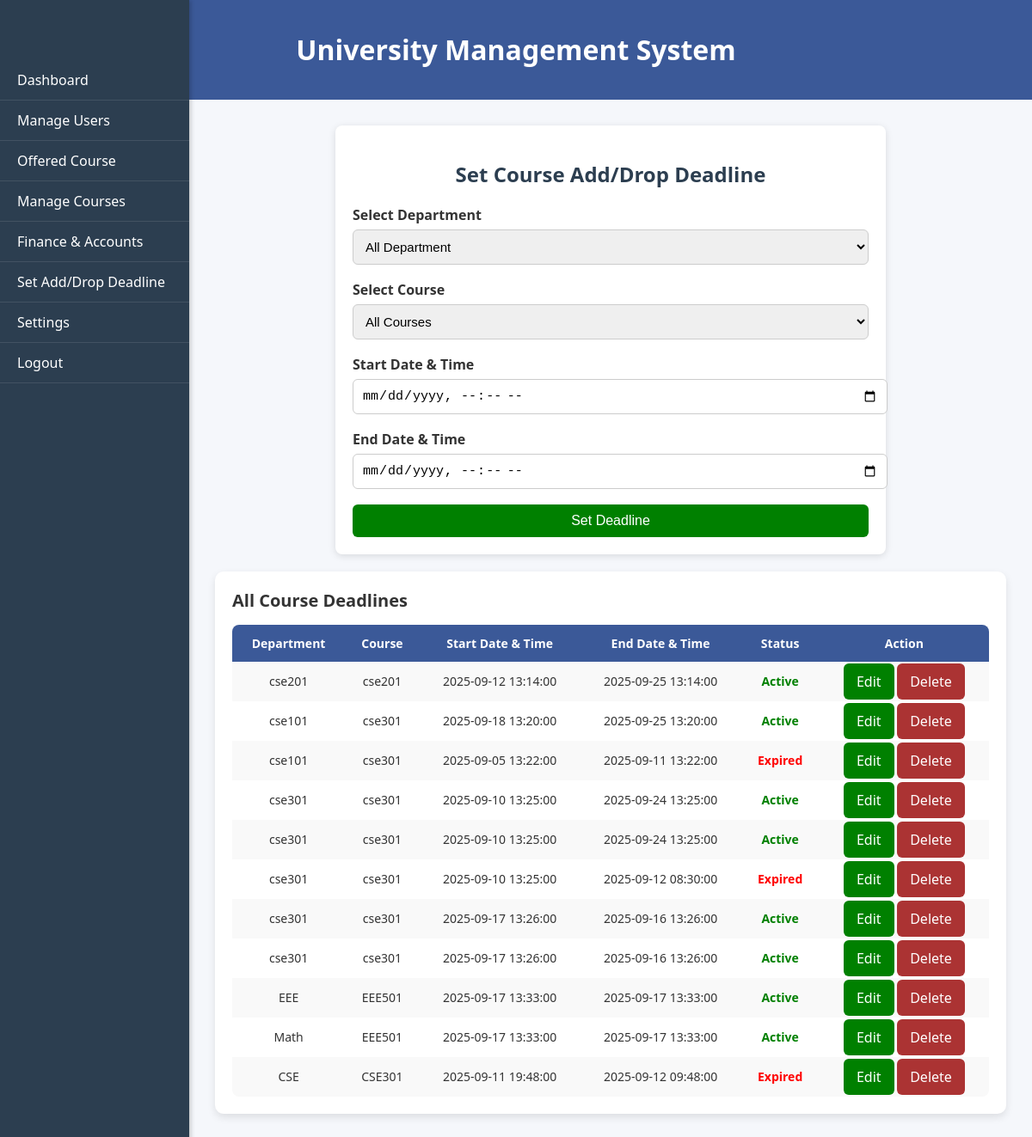
The app's page /Admin/view/ManageCourse.php with its own data.
### tables this page shows
CREATE TABLE `add_drop_deadline` (
  `id` int(11) NOT NULL,
  `department` varchar(50) NOT NULL,
  `course` varchar(100) NOT NULL,
  `start_date` datetime NOT NULL,
  `end_date` datetime NOT NULL,
  `status` varchar(200) NOT NULL DEFAULT 'Active'
);

### Admin/view/ManageCourse.php (the view, shortened to what this page needs)
<!DOCTYPE html>
<head>
  <link rel="stylesheet" href="../css/style.css">
  <link rel="stylesheet" href="../css/AddDropDeadline.css">
  <link rel="stylesheet" href="../css/DeadlineTableShow.css">
</head>
<body>
  <header>
    <h1>University Management System</h1>
  </header>
  <div class="sidebar">
    <ul>
      <li><a href="index.php">Dashboard</a></li>
      <li><a href="MangeUser.php">Manage Users</a></li>
      <li><a href="OfferCourse.php">Offered Course</a></li>
      <li><a href="ManageCourse.php">Manage Courses</a></li>
      <li><a href="Finance.php">Finance & Accounts</a></li>
      <li><a href="SetDeadline.php">Set Add/Drop Deadline</a></li>
      <li><a href="settings.php">Settings</a></li>
      <li><a href="studentLoginPage.php">Logout</a></li>
    </ul>
  </div>
  <div class="content">
    <div class="form-container">
      <h2>Set Course Add/Drop Deadline</h2>
      <form method="POST" action="../php/CourseAddDrop.php">
        <div class="form-group">
          <label for="department">Select Department</label>
          <select id="department" name="department" required>
            <option value="all">All Department</option>
          </select>
        </div>
        <div class="form-group">
          <label for="course">Select Course</label>
          <select id="course" name="course" required>
            <option value="all">All Courses</option>
          </select>
        </div>
        <div class="form-group">
          <label for="start_date">Start Date & Time</label>
          <input type="datetime-local" id="start_date" name="start_date" required>
        </div>
        <div class="form-group">
          <label for="end_date">End Date & Time</label>
          <input type="datetime-local" id="end_date" name="end_date" required>
        </div>
        <button type="submit" class="btn edit">Set Deadline</button>
      </form>
    </div>
    <div class="deadline-table">
      <h2>All Course Deadlines</h2>
      <table>
        <tr>
          <th>Department</th>
          <th>Course</th>
          <th>Start Date & Time</th>
          <th>End Date & Time</th>
          <th>Status</th>
          <th>Action</th>
        </tr>
        <?php
          $conn = new mysqli("localhost", "root", "", "universitymanagementsystem");
          $sql = "SELECT * FROM add_drop_deadline ORDER BY id ASC";
          $result = $conn->query($sql);
          if ($result && $result->num_rows > 0) {
              while ($row = $result->fetch_assoc()) {
                  $status = (strtotime($row['end_date']) > time()) ? "Active" : "Expired";
                  echo "<tr>
                          <td>".htmlspecialchars($row['department'])."</td>
                          <td>".htmlspecialchars($row['course'])."</td>
                          <td>".htmlspecialchars($row['start_date'])."</td>
                          <td>".htmlspecialchars($row['end_date'])."</td>
                          <td class='".($status=='Active'?'status-active':'status-expired')."'>$status</td>
                          <td>
                            <a href='../php/editCourseDeadline.php?id=".$row['id']."' class='btn edit'>Edit</a>
                            <a href='../php/deleteCourseDeadline.php?delete_id=".$row['id']."' class='btn delete' onclick=\"return confirm('Are you sure to delete this record?');\">Delete</a>
                          </td>
                        </tr>";
              }
          } else {
              echo "<tr><td colspan='6'>No records found</td></tr>";
          }
        ?>
      </table>
    </div>
  </div>
</body>
</html>

### Admin/css/style.css (style rules this page uses)
body { margin: 0; font-family: 'Segoe UI', Tahoma, Geneva, Verdana, sans-serif; background: #f4f6f9; }
header { background: #3b5998; color: white; padding: 15px; text-align: center; position: relative; }
.sidebar { width: 220px; background: #2c3e50; color: white; position: fixed; top: 0; left: 0; height: 100%; padding-top: 70px; box-shadow: 2px 0 5px rgba(0,0,0,0.2); }
.sidebar ul { list-style: none; padding: 0; margin: 0; }
.sidebar ul li { border-bottom: 1px solid rgba(255,255,255,0.1); }
.sidebar ul li a { display: block; padding: 12px 20px; color: white; text-decoration: none; font-size: 16px; transition: background 0.3s; }
.content { margin-left: 240px; padding: 20px; }
.form-container { background: white; padding: 20px; border-radius: 8px; box-shadow: 0 2px 6px rgba(0,0,0,0.15); margin-bottom: 30px; }
.form-container h2 { margin-bottom: 15px; color: #2c3e50; }

### Admin/css/AddDropDeadline.css (style rules this page uses)
body { margin: 0; font-family: 'Segoe UI', Tahoma, Geneva, Verdana, sans-serif; background: #f4f6f9; }
header { background: #3b5998; color: white; padding: 15px; text-align: center; position: relative; }
.sidebar { width: 220px; background: #2c3e50; color: white; position: fixed; top: 0; left: 0; height: 100%; padding-top: 70px; box-shadow: 2px 0 5px rgba(0,0,0,0.2); }
.sidebar ul { list-style: none; padding: 0; margin: 0; }
.sidebar ul li { border-bottom: 1px solid rgba(255,255,255,0.1); }
.sidebar ul li a { display: block; padding: 12px 20px; color: white; text-decoration: none; font-size: 16px; transition: background 0.3s; }
.content { margin-left: 240px; padding: 20px; }
.form-container { background: white; padding: 25px; border-radius: 10px; box-shadow: 0 4px 10px rgba(0,0,0,0.1); max-width: 600px; margin: auto; }
.form-container h2 { margin-bottom: 20px; color: #2c3e50; text-align: center; }
.form-group { margin-bottom: 18px; }
.form-group label { display: block; margin-bottom: 6px; font-weight: bold; color: #333; }
.form-group input, .form-group select { width: 100%; padding: 10px; border: 1px solid #ccc; border-radius: 6px; font-size: 15px; }
.btn { background: #3b5998; color: white; border: none; padding: 12px 20px; border-radius: 6px; font-size: 16px; cursor: pointer; width: 100%; }

### Admin/css/DeadlineTableShow.css (style rules this page uses)
body { font-family: "Segoe UI", Tahoma, sans-serif; background: #f5f7fb; margin: 0; padding: 0; }
header { background: #3b5998; color: white; padding: 15px; text-align: center; }
.content { margin-left: 220px; padding: 30px; }
.form-container { background: white; padding: 20px; margin-bottom: 20px; border-radius: 8px; box-shadow: 0 2px 8px rgba(0,0,0,0.12); }
.deadline-table { background: white; border-radius: 10px; box-shadow: 0 4px 10px rgba(0,0,0,0.1); padding: 20px; margin-top: 20px; }
.deadline-table h2 { margin-top: 0; margin-bottom: 15px; font-size: 20px; color: #333; }
table { width: 100%; border-collapse: collapse; border-radius: 8px; overflow: hidden; }
table th { background: #3b5998; color: white; padding: 12px; text-align: center; font-size: 14px; }
table td { padding: 12px; text-align: center; font-size: 14px; color: #333; }
table tr:nth-child(even) { background: #f9f9f9; }
.btn { padding: 10px 15px; background: #3b5998; border: none; border-radius: 6px; color: white; cursor: pointer; font-size: 16px; }
.btn.edit { background-color: green; color: white; text-decoration: none; }
.btn.delete { background-color: rgb(171, 51, 51); color: white; text-decoration: none; }
a.btn { text-decoration: none; }
.status-active { color: green; font-weight: bold; }
.status-expired { color: red; font-weight: bold; }

### records on screen
add_drop_deadline: department "cse201", course "cse201", start_date "2025-09-12 13:14:00", end_date "2025-09-25 13:14:00"
add_drop_deadline: department "cse101", course "cse301", start_date "2025-09-18 13:20:00", end_date "2025-09-25 13:20:00"
add_drop_deadline: department "cse101", course "cse301", start_date "2025-09-05 13:22:00", end_date "2025-09-11 13:22:00"
add_drop_deadline: department "cse301", course "cse301", start_date "2025-09-10 13:25:00", end_date "2025-09-24 13:25:00"
add_drop_deadline: department "cse301", course "cse301", start_date "2025-09-10 13:25:00", end_date "2025-09-24 13:25:00"
add_drop_deadline: department "cse301", course "cse301", start_date "2025-09-10 13:25:00", end_date "2025-09-12 08:30:00"
add_drop_deadline: department "cse301", course "cse301", start_date "2025-09-17 13:26:00", end_date "2025-09-16 13:26:00"
add_drop_deadline: department "cse301", course "cse301", start_date "2025-09-17 13:26:00", end_date "2025-09-16 13:26:00"
add_drop_deadline: department "EEE", course "EEE501", start_date "2025-09-17 13:33:00", end_date "2025-09-17 13:33:00"
add_drop_deadline: department "Math", course "EEE501", start_date "2025-09-17 13:33:00", end_date "2025-09-17 13:33:00"
add_drop_deadline: department "CSE", course "CSE301", start_date "2025-09-11 19:48:00", end_date "2025-09-12 09:48:00"
